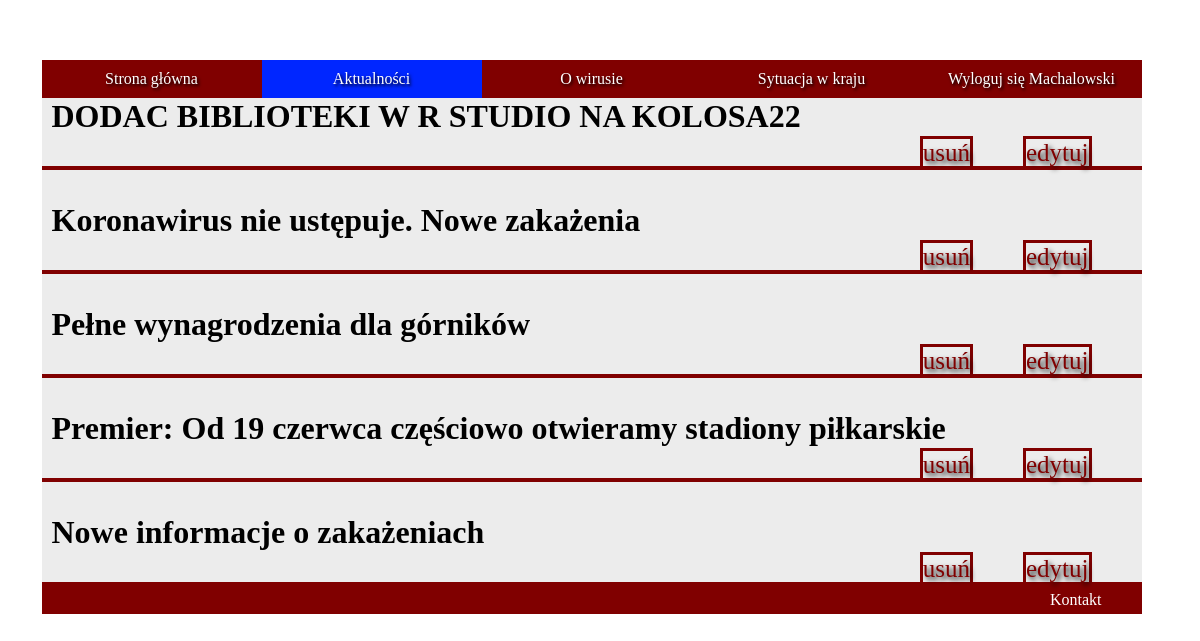
Screenshot of /edytuj.php (signed in) with the database file from the repository.
### tables this page shows
CREATE TABLE `posty` (
  `post_id` int(11) NOT NULL,
  `tytul` varchar(100) NOT NULL,
  `tekst` varchar(10000) NOT NULL,
  `streszczenie` varchar(500) NOT NULL
);

### edytuj.php (the view, shortened to what this page needs)
<!DOCTYPE html>
<html lang="pl">
<head>
    <link rel="stylesheet" href="edytuj.css">
</head>
<body>
    <nav>
    <ul>
        <li><a href="index.php">Strona główna</a></li>
        <li><a class="menu active" href="aktualnoscizalogowanie.php">Aktualności</a></li>
        <li><a href="Owirusie.php">O wirusie</a></li>
        <li><a href="Sytuacja.php">Sytuacja w kraju</a></li>
        <li> <?php
        if(!isset($_SESSION['zalogowany']))
        {
             echo '<a href="logowanie.html">Logowanie</a>';
        }
        else
        {
             echo '<a href="Wyloguj.php">Wyloguj się '.$_SESSION['login'].'</a>';
        }
?></li>
      </ul>
    </nav>
<main>
    <?php
        try
    {
        $connect = new PDO('mysql:host=localhost;dbname=projekt', 'root', '');
    }
    catch (PDOException $e)
    {
        echo $e -> getMessage() . "<br/>";
        echo "blad polaczenia bezy danych";
        die();
    }
    $sql = 'SELECT tytul, post_id FROM posty ORDER BY post_id DESC';
    foreach ($connect -> query($sql) as $rows) {
        echo '<div class="contener">';
              echo '<div class="artykul">';
                    echo '<div class="tresc">';
                       echo '<h1 class="trh1">'.$rows['tytul'].'</h1>';
                       echo '<a class="czytaj" href="edytujformularz.php?id=' . $rows['post_id'] . '">'."edytuj".'</a>';
                       echo '<a class="czytaj" href="usun.php?id=' . $rows['post_id'] . '">'."usuń".'</a>';
                    echo '</div>';
               echo '</div>';
        echo '</div>';
         }
         ?>
    </main>
    <footer>Kontakt</footer>
</body>
</html>

### edytuj.css (style rules this page uses)
html { width: calc(100vw - 17px); }
body { width: 1100px; margin: 0 auto; padding-top: 60px; background-image: url(IMG/tlo.png); background-repeat: no-repeat; background-position: center top; }
main { background-color: rgb(236, 236, 236); }
nav ul { padding: 0; margin: 0; }
nav li { display: block; width: 20%; float: left; text-align: center; }
nav a { text-decoration: none; text-shadow: black 0.1em 0.1em 0.2em; color: white; width: 100%; display: inline-block; padding: 10px 0; background-color: #800000; }
.active { background-color: rgb(0, 38, 255); }
.contener { width: 100%; }
.artykul { border-bottom: solid #800000 4px; }
.tresc { width: 1100px; }
.trh1 { padding: 10px; }
footer { background-color: #800000; color: white; text-align: right; padding: 5px 40px; }
.czytaj { text-decoration: none; float: right; margin-right: 50px; font-size: 25px; text-shadow: black 0.1em 0.1em 0.2em; color: #800000; border: solid 3px #800000; margin-top: -30px; }

### rows the page displays
posty: tytul "DODAC BIBLIOTEKI W R STUDIO NA KOLOSA22"
posty: tytul "Koronawirus nie ustępuje. Nowe zakażenia"
posty: tytul "Pełne wynagrodzenia dla górników"
posty: tytul "Premier: Od 19 czerwca częściowo otwieramy stadiony piłkarskie"
posty: tytul "Nowe informacje o zakażeniach"

### other values shown
$_SESSION['login'] "Machalowski"
